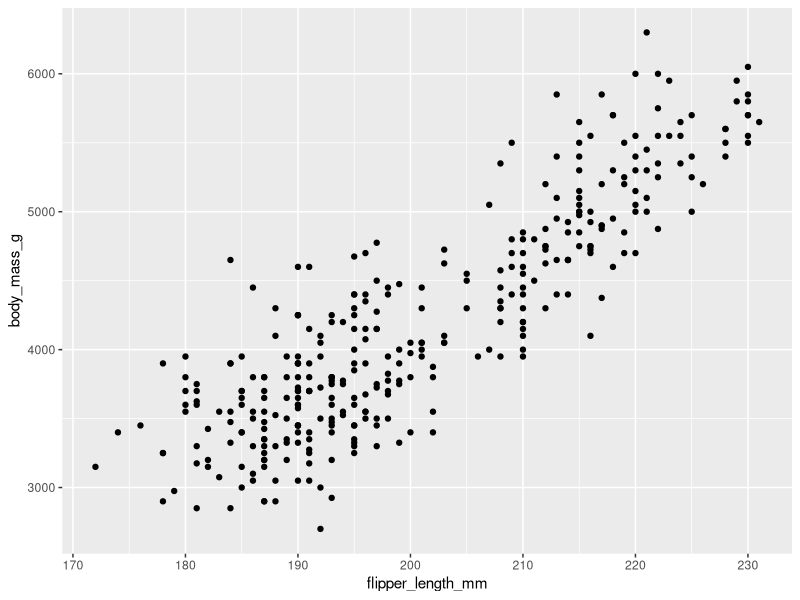
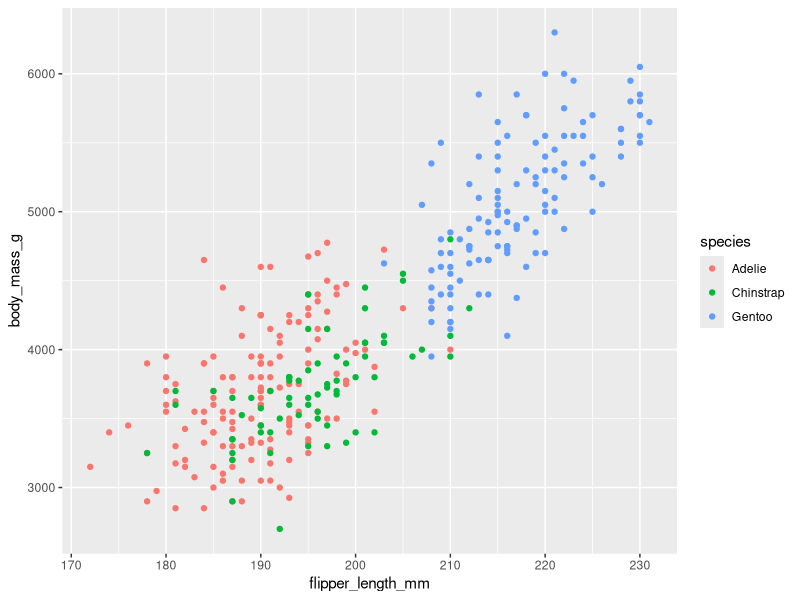
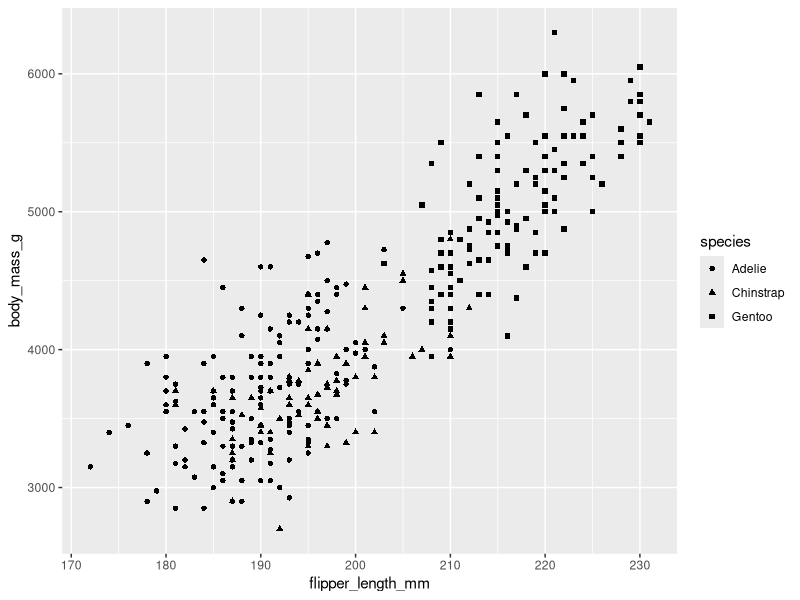
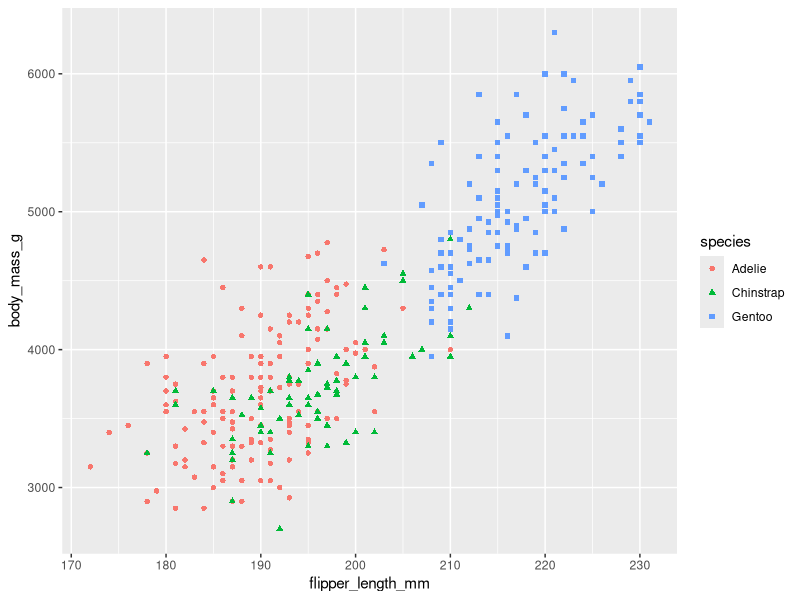
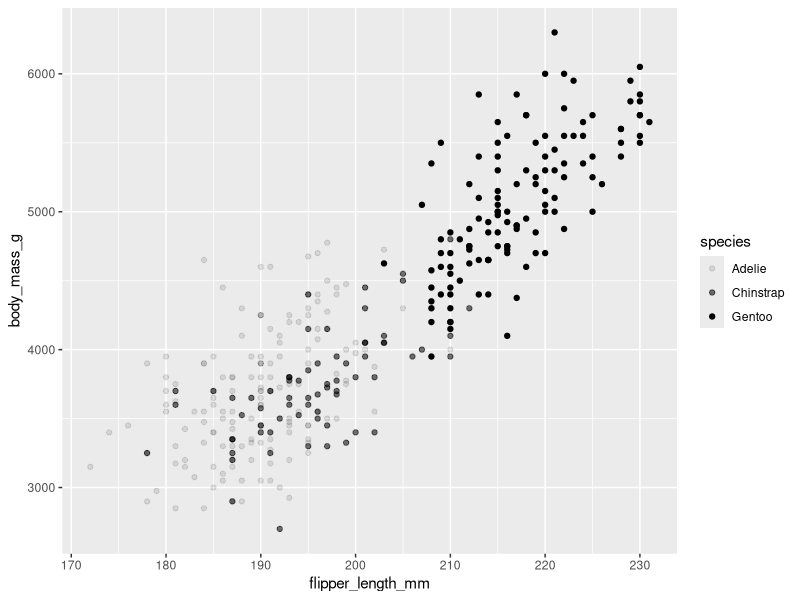
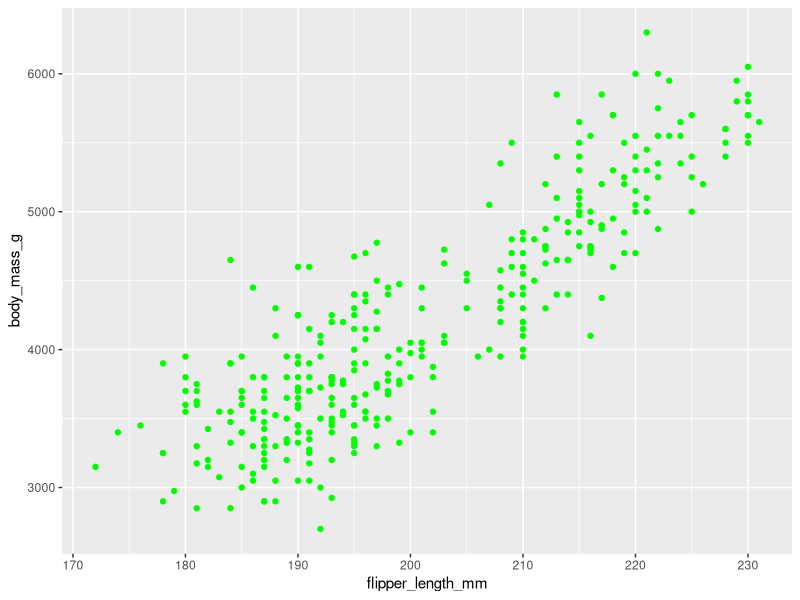
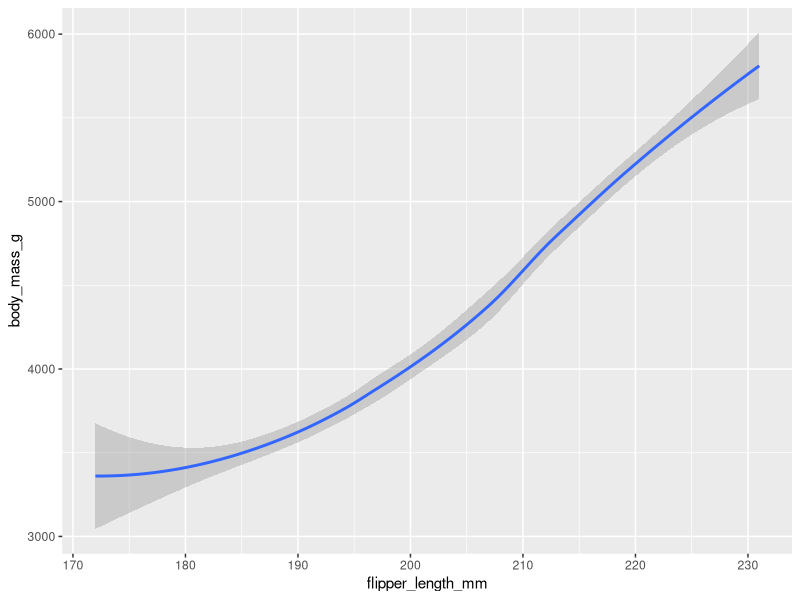
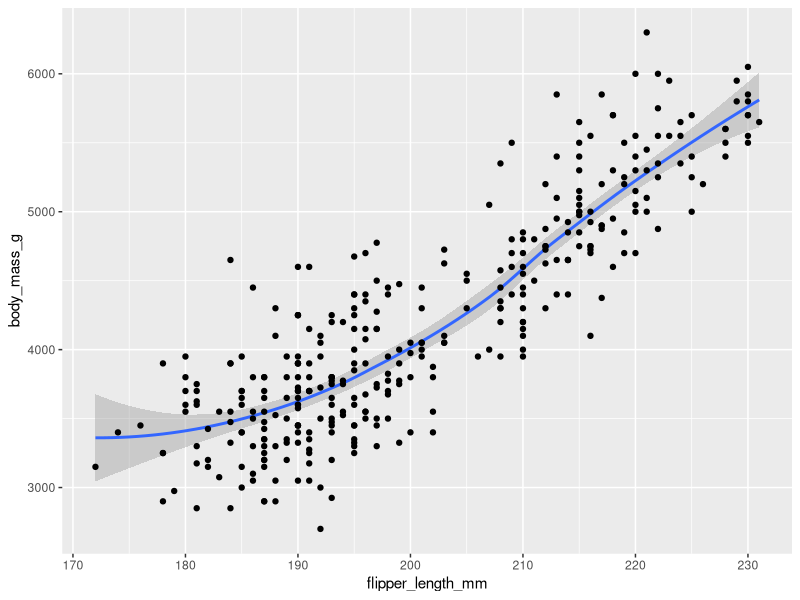

Reproduce these figures in R, in order.
## ---- chunk 1
library(ggplot2)
library(palmerpenguins)
## ---- chunk 2
ggplot(data=penguins) +
  geom_point(mapping = aes(x = flipper_length_mm, y = body_mass_g))
## ---- chunk 3
ggplot(data=penguins) +
  geom_point(mapping = aes(x=flipper_length_mm, y=body_mass_g, color=species))
## ---- chunk 4
ggplot(data=penguins) +
  geom_point(mapping = aes(x=flipper_length_mm, y=body_mass_g, shape=species))
## ---- chunk 5
ggplot(data=penguins) +
  geom_point(mapping = aes(x=flipper_length_mm, y=body_mass_g, color=species, shape=species))
## ---- chunk 6
ggplot(data=penguins) +
  geom_point(mapping = aes(x=flipper_length_mm, y=body_mass_g, alpha=species))
## ---- chunk 7
ggplot(data=penguins) +
  geom_point(mapping = aes(x=flipper_length_mm, y=body_mass_g), color="green")
## ---- chunk 8
ggplot(data=penguins) +
  geom_smooth(mapping = aes(x=flipper_length_mm, y=body_mass_g))
## ---- chunk 9
ggplot(data=penguins) +
  geom_smooth(mapping = aes(x=flipper_length_mm, y=body_mass_g)) +
  geom_point(mapping = aes(x=flipper_length_mm, y=body_mass_g))
## ---- chunk 10
ggplot(data=penguins) +
  geom_smooth(mapping = aes(x=flipper_length_mm, y=body_mass_g, linetype = species))
## ---- chunk 11
ggplot(data=penguins) +
  geom_jitter(mapping = aes(x=flipper_length_mm, y=body_mass_g))
## ---- chunk 12
ggplot(data=diamonds) +
  geom_bar(mapping = aes(x=cut))
## ---- chunk 13
ggplot(data=diamonds) +
  geom_bar(mapping = aes(x=cut, color=cut))
## ---- chunk 14
ggplot(data=diamonds) +
  geom_bar(mapping = aes(x=cut, fill=cut))
## ---- chunk 15
ggplot(data=diamonds) +
  geom_bar(mapping = aes(x=cut, fill=clarity))
